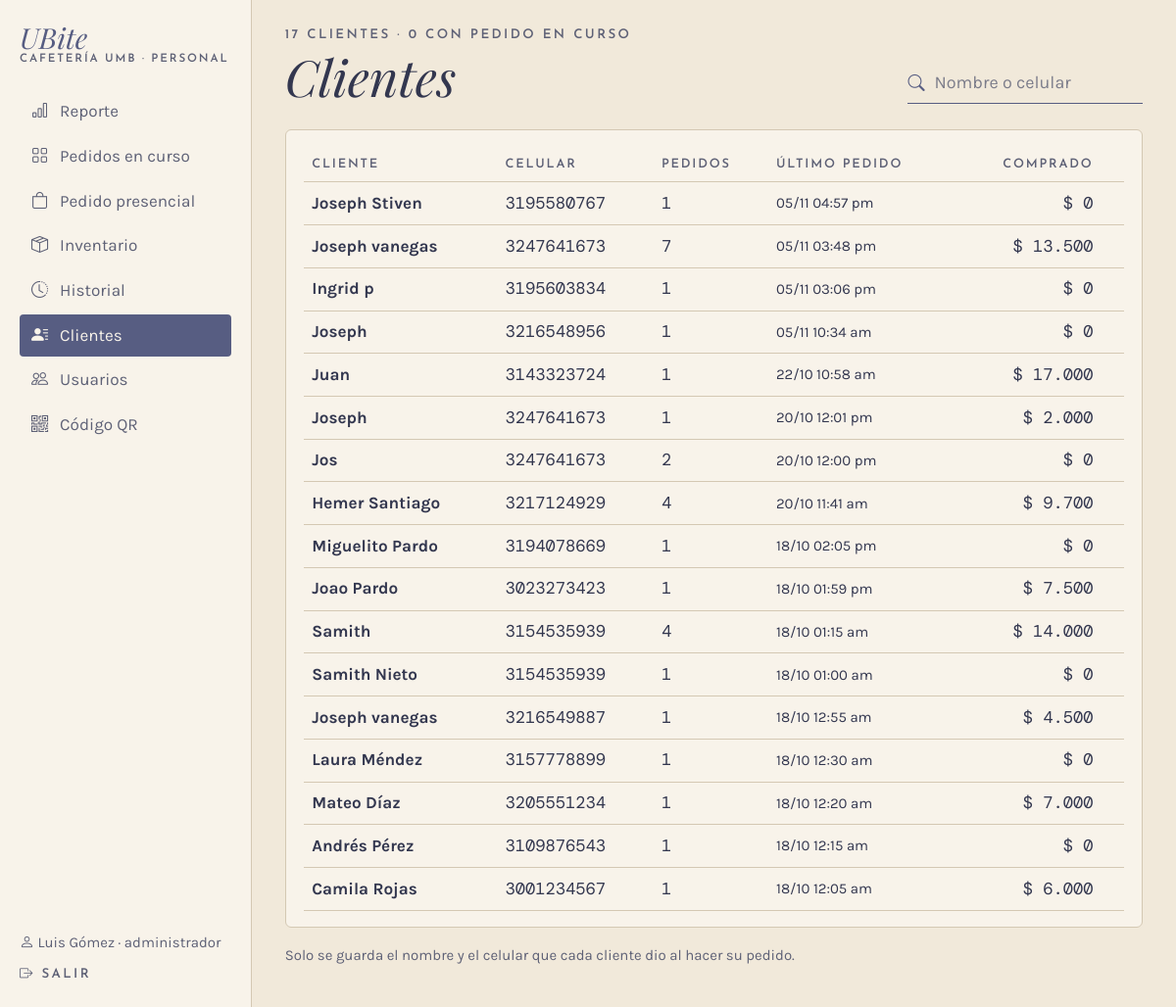
The app's page /admin/clientes (signed in), older data.
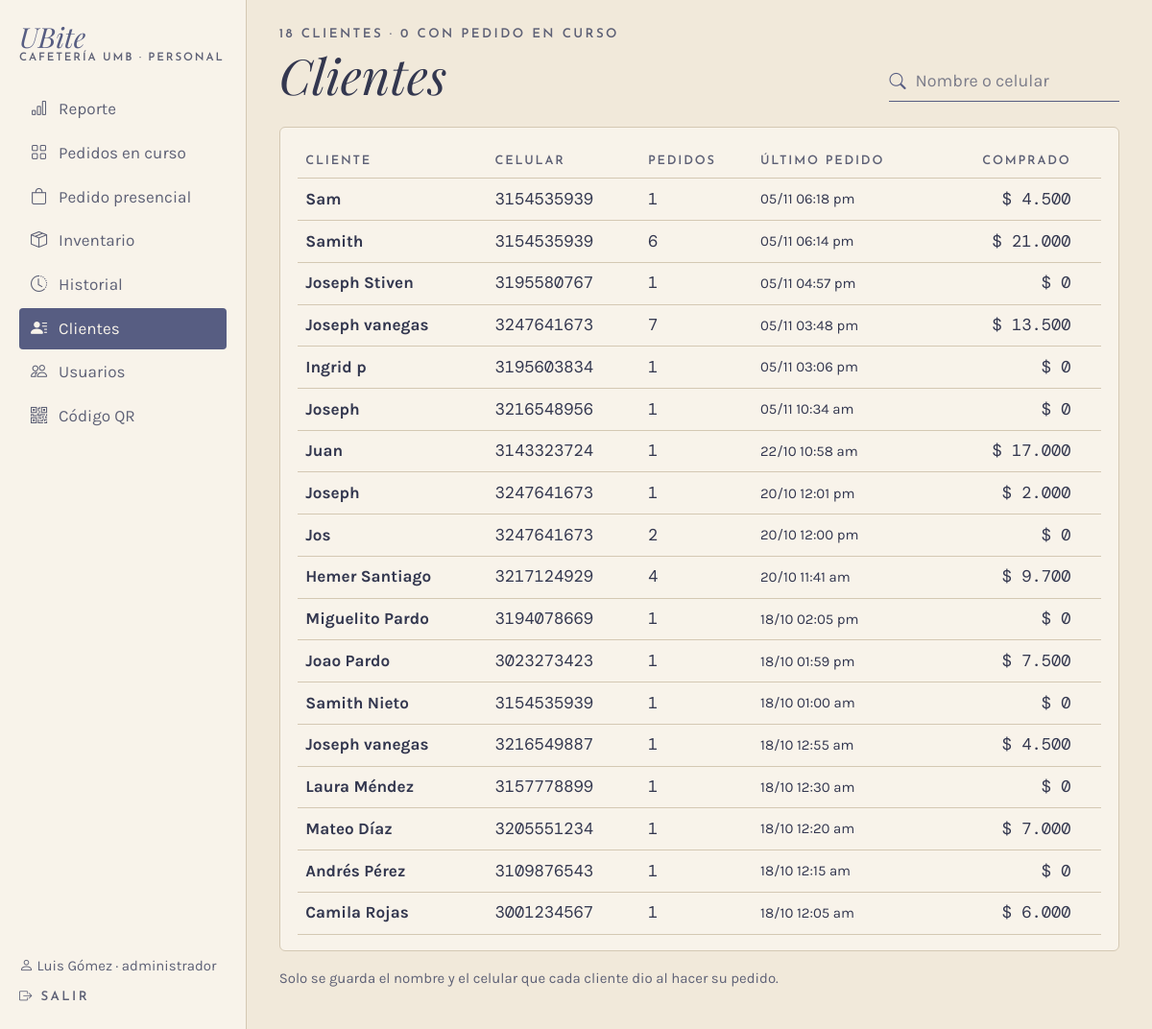
The same page, newer data.
### app/models.py (models this page shows, shortened)
class Cliente(db.Model):
    __tablename__ = "cliente"
    id_cliente = db.Column(db.Integer, primary_key=True, autoincrement=True)
    nombre = db.Column(db.Text, nullable=False)
    telefono = db.Column(db.Text, nullable=False)
    fecha_registro = db.Column(db.DateTime, nullable=False, default=ahora)
    suscripcion_push = db.Column(db.Text)
    pedidos = db.relationship("Pedido", back_populates="cliente", lazy=True)

class Pedido(db.Model):
    __tablename__ = "pedido"
    __table_args__ = (
        db.CheckConstraint("origen IN ('qr', 'presencial')", name="ck_pedido_origen"),
        db.CheckConstraint(
            "estado IN ('en_cola', 'en_preparacion', 'listo', 'entregado', 'cancelado')",
            name="ck_pedido_estado"),
        db.CheckConstraint("total >= 0", name="ck_pedido_total"),
    )
    TRANSICIONES = {
        "en_cola": {"en_preparacion", "listo", "cancelado"},
        "en_preparacion": {"listo", "cancelado"},
        "listo": {"entregado", "cancelado"},
        "entregado": set(),
        "cancelado": set(),
    }
    id_pedido = db.Column(db.Integer, primary_key=True, autoincrement=True)
    codigo = db.Column(db.Text, nullable=False, unique=True)
    id_cliente = db.Column(db.Integer, db.ForeignKey("cliente.id_cliente"), nullable=False)
    id_usuario = db.Column(db.Integer, db.ForeignKey("usuario.id_usuario"))
    fecha_hora = db.Column(db.DateTime, nullable=False, default=ahora)
    origen = db.Column(db.Text, nullable=False)
    estado = db.Column(db.Text, nullable=False, default="en_cola")
    total = db.Column(db.Float, nullable=False, default=0)
    cliente = db.relationship("Cliente", back_populates="pedidos")
    usuario = db.relationship("Usuario")
    detalles = db.relationship("DetallePedido", back_populates="pedido", lazy=True,
                               cascade="all, delete-orphan")
    pagos = db.relationship("Pago", back_populates="pedido", lazy=True)
    transacciones = db.relationship("Transaccion", back_populates="pedido", lazy=True)
    notificaciones = db.relationship("Notificacion", back_populates="pedido", lazy=True)

### app/routes/admin.py (the view)
@bp.route("/clientes")
@rol_requerido("administrador")
def clientes():
    buscar = request.args.get("buscar", "").strip()
    filas = gestion.clientes(buscar)
    return render_template("admin/clientes.html", filas=filas, buscar=buscar,
                           activos=sum(1 for f in filas if f["activo"]))

### app/__init__.py (called while the page is built)
def pesos(valor):
    return f"{valor:,.0f}".replace(",", ".")

@login_manager.user_loader
def cargar_usuario(id_usuario):
    from .models import Usuario
    u = db.session.get(Usuario, int(id_usuario))
    return u if u is not None and u.activo else None

### app/database.py (called while the page is built)
@event.listens_for(Engine, "begin")
def _iniciar(conexion):
    conexion.exec_driver_sql("BEGIN IMMEDIATE" if _escritura.get() else "BEGIN")

### app/gestion.py (called while the page is built)
def clientes(buscar=""):
    q = Cliente.query
    if buscar:
        q = q.filter(Cliente.nombre.ilike(f"%{buscar}%") | Cliente.telefono.like(f"%{buscar}%"))
    filas = []
    for c in q.all():
        hechos = [p for p in c.pedidos if p.estado != "cancelado"]
        filas.append({
            "cliente": c,
            "pedidos": len(c.pedidos),
            "gastado": sum(p.total for p in hechos if p.estado == "entregado"),
            "ultimo": max((p.fecha_hora for p in c.pedidos), default=None),
            "activo": any(p.estado in ACTIVOS for p in c.pedidos),
        })
    filas.sort(key=lambda f: (not f["activo"], f["ultimo"] is None, -(f["ultimo"].timestamp() if f["ultimo"] else 0)))
    return filas

### app/models.py (called while the page is built)
    @property
    def is_active(self):
        return bool(self.activo)

### app/templates/admin/clientes.html (shortened to what this page needs)
{% extends "caja/_base.html" %}
{% set titulo_barra = "Clientes" %}
{% block panel %}
<div class="d-flex flex-wrap justify-content-between align-items-end gap-3 mb-4">
  <div>
    <p class="etiqueta mb-1">{{ filas|length }} clientes · {{ activos }} con pedido en curso</p>
    <h1 class="titulo display-5 mb-0 d-none d-lg-block">Clientes</h1>
  </div>
  <form method="get" class="campo-icono buscador"><i class="bi bi-search"></i>
    <input class="form-control linea-campo" name="buscar" value="{{ buscar }}" placeholder="Nombre o celular">
  </form>
</div>
<div class="tarjeta">
  <div class="table-responsive">
  <table class="table tabla-ubite align-middle mb-0">
    <thead><tr><th>Cliente</th><th>Celular</th><th>Pedidos</th><th>Último pedido</th><th class="text-end">Comprado</th><th></th></tr></thead>
    <tbody>
    {% for f in filas %}
    <tr>
      <td class="fw-bold">{{ f.cliente.nombre }}</td>
      <td class="mono">{{ f.cliente.telefono or "—" }}</td>
      <td class="mono">{{ f.pedidos }}</td>
      <td class="small">{{ f.ultimo.strftime('%d/%m %I:%M %p').lower() if f.ultimo else "—" }}</td>
      <td class="mono text-end">$ {{ f.gastado|pesos }}</td>
      <td class="text-end">{% if f.activo %}<span class="chip chip-oscuro">Pedido en curso</span>{% endif %}</td>
    </tr>
    {% else %}
    <tr><td colspan="6" class="suave">No hay clientes{{ " con esa búsqueda" if buscar }}.</td></tr>
    {% endfor %}
    </tbody>
  </table>
  </div>
</div>
<p class="small suave mt-3">Solo se guarda el nombre y el celular que cada cliente dio al hacer su pedido.</p>
{% endblock %}

Row changes from the older to the newer data that the page shows:
no longer on this page (row unchanged): Pedido: ultimo "18/10 01:15 am"
added Cliente: cliente.nombre "Sam", cliente "3154535939"
added Pedido: ultimo "05/11 06:18 pm"
added Pedido: ultimo "05/11 06:14 pm"
Text that changed along with them:
{{ filas|length }}: "17" → "18"
new list line: "1 $ 4.500"
new list line: "Samith 3154535939"
new list line: "6 $ 21.000"
list line gone: "Samith 3154535939"
list line gone: "4 $ 14.000"
